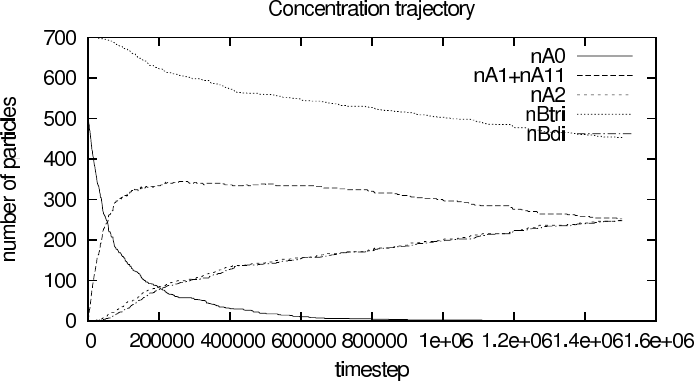

Write gnuplot code to recreate this figure.
set size 1.0, 0.4
set terminal postscript portrait enhanced mono dashed lw 1 "Helvetica" 14 
set output "example1.ps"



set title "Concentration trajectory"
set xlabel "timestep"
set ylabel "number of particles"


plot './example1.srsim.gdat' using 1:2 title "nA0" with lines, \
     './example1.srsim.gdat' using 1:($3+$4) title "nA1+nA11" with lines, \
     './example1.srsim.gdat' using 1:5 title "nA2" with lines, \
     './example1.srsim.gdat' using 1:6 title "nBtri" with lines, \
     './example1.srsim.gdat' using 1:7 title "nBdi" with lines

set terminal x11
set size 1,1
replot
pause mouse


